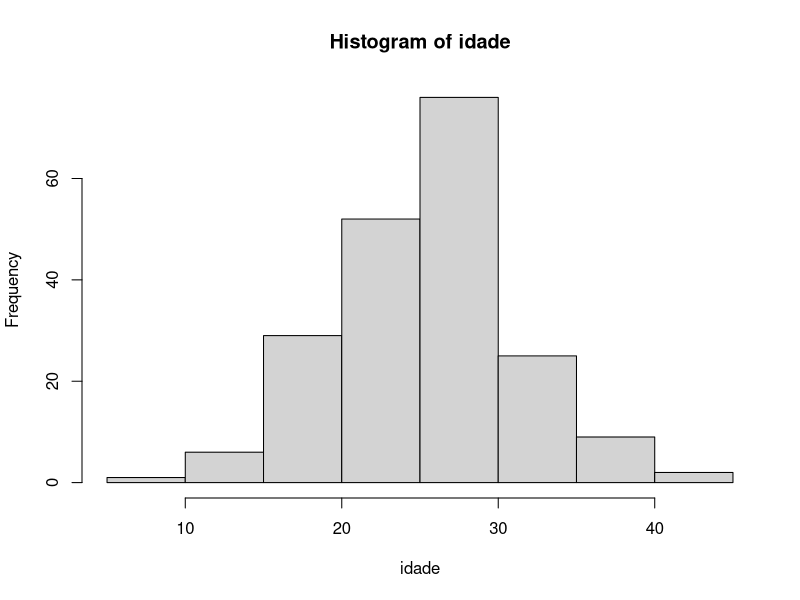

This figure's R source:
populacao <- 200
media <- 25
desvio <- 6

idade <- rnorm(populacao, media, desvio)
hist(idade)

visita <- rpois(8, 30)
visita

cupom <- rbinom(500, 500, 0.45)
cupom

pIdade <- pnorm(20, mean = media, sd = desvio)
pIdade

pCupom <- pbinom(200, 500, 0.45)
pCupom

pVisita <- ppois(25, 30)
pVisita
